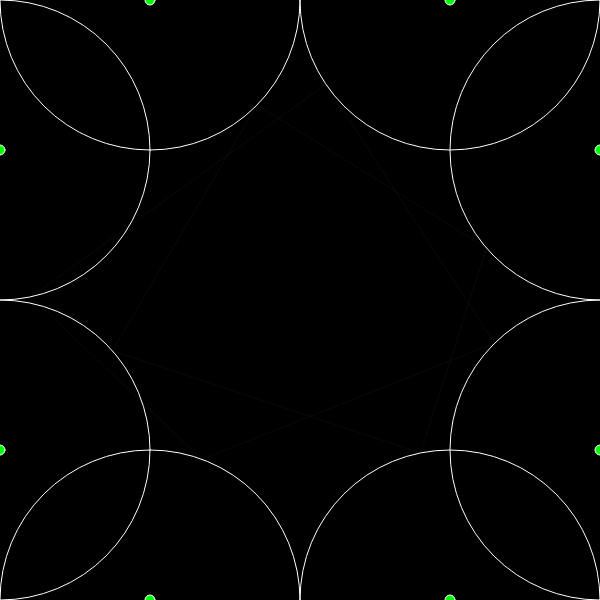
Frame 1 (no input)
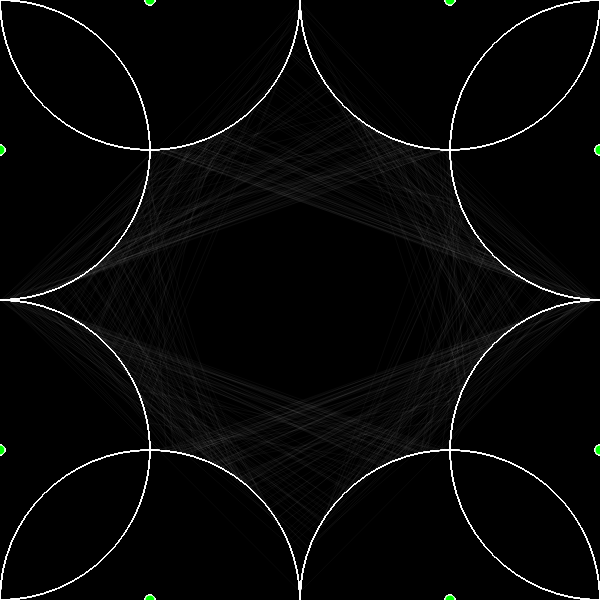
Frame 60 (no input)
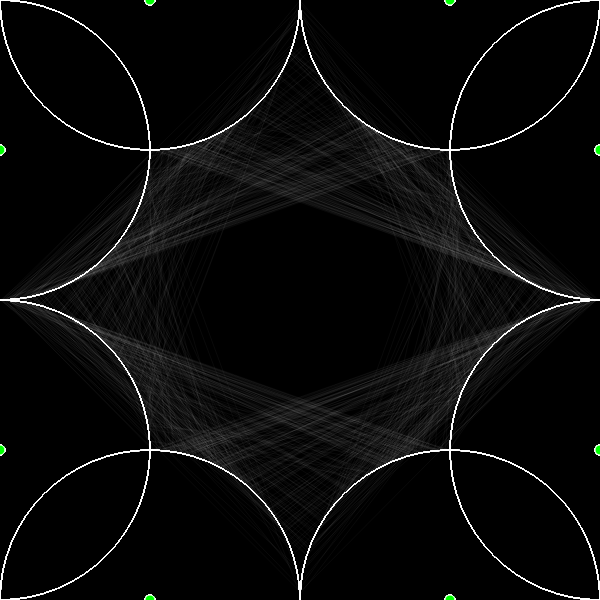
Frame 120 (the mouse pressed at the canvas centre since frame 60)

The p5.js sketch that drew these frames (run headless with seeded random() and noise() and a simulated clock; from frame 60 on, the mouse is pressed at the canvas centre):

// p5.js sketch
// ── sketch.js
/*
* Weaving 织线
* Yuli Cai 蔡雨利 2017
*/

// Example 2-1: random and basic math function
// 示例2-1：随机与基础数学指令


// 大椭圆半径
let r = 150;

// 每个椭圆圆心 x,y
let center1X = r;
let center1Y = 0;
let center2X = 0;
let center2Y = r;
let center3X = 0;
let center3Y = 3 * r;
let center4X = r;
let center4Y = 4 * r;
let center5X = 3 * r;
let center5Y = 4 * r;
let center6X = 4 * r;
let center6Y = 3 * r;
let center7X = 4 * r;
let center7Y = r;
let center8X = 3 * r;
let center8Y = 0;

function setup() {
  createCanvas(4 * r, 4 * r);
  background(0);
}

function draw() {

  // 大椭圆
  stroke(255);
  noFill();
  // ellipse 1 椭圆
  ellipse(center1X, center1Y, 2 * r);
  // 2
  ellipse(center2X, center2Y, 2 * r);
  // 3
  ellipse(center3X, center3Y, 2 * r);
  // 4
  ellipse(center4X, center4Y, 2 * r);
  // 5
  ellipse(center5X, center5Y, 2 * r);
  //6
  ellipse(center6X, center6Y, 2 * r);
  // 7
  ellipse(center7X, center7Y, 2 * r);
  // 8
  ellipse(center8X, center8Y, 2 * r);

  // 中间绿色小椭圆
  fill(0, 255, 0);
  // 1
  ellipse(center1X, center1Y, 10);
  // 2
  ellipse(center2X, center2Y, 10);
  // 3
  ellipse(center3X, center3Y, 10);
  // 4
  ellipse(center4X, center4Y, 10);
  // 5
  ellipse(center5X, center5Y, 10);
  //6
  ellipse(center6X, center6Y, 10);
  // 7
  ellipse(center7X, center7Y, 10);
  // 8
  ellipse(center8X, center8Y, 10);

  // 圆的公式 (x-a)^2 + (y-b)^2 = r^2
  stroke(255, 255, 255, 10);
  x1 = random(r, 2 * r); //在r和2r之间任意返回一个数值
  // sqrt 平方根
  y1 = sqrt(r * r - (x1 - center1X) * (x1 - center1X)) + center1Y;

  x2 = random(0, r);
  y2 = sqrt(r * r - x2 * x2) + center2Y;

  x3 = random(0, r);
  y3 = center3Y- sqrt(r * r - x3 * x3);

  x4 = random(r, 2 * r);
  y4 = center4Y - sqrt(r * r - (x4 - r) * (x4 - r));

  x5 = random(2 * r, 3 * r);
  y5 = center5Y - sqrt(r * r - (x5 - 3 * r) * (x5 - 3 * r));

  x6 = random(3 * r, 4 * r);
  y6 = center6Y - sqrt(r * r - (x6 - 4 * r) * (x6 - 4 * r));

  x7 = random(3 * r, 4 * r);
  y7 = sqrt(r * r - (x7 - 4 * r) * (x7 - 4 * r)) + center7Y;

  x8 = random(2 * r, 3 * r);
  y8 = sqrt(r * r - (x8 - 3 * r) * (x8 - 3 * r));
  line(x1, y1, x3, y3);
  line(x2, y2, x4, y4);
  line(x3, y3, x5, y5);
  line(x4, y4, x6, y6);
  line(x5, y5, x7, y7);
  line(x6, y6, x8, y8);
  line(x7, y7, x1, y1);
  line(x8, y8, x2, y2);


}
